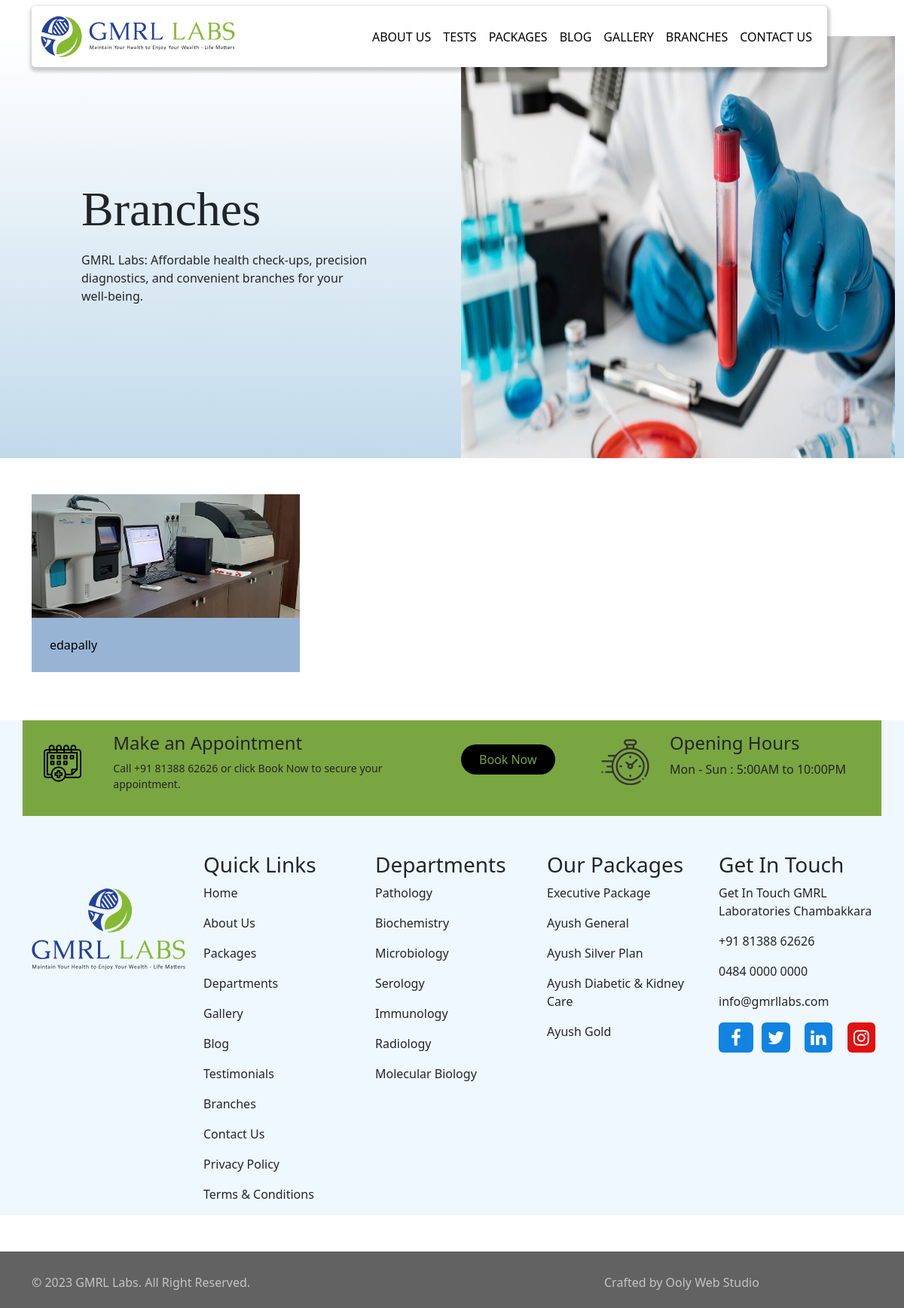
The app's page /branch with its own data.
### app/models.py (models this page shows)
class Branch(models.Model):
    image=models.ImageField(upload_to='img')
    description=models.CharField(max_length=255)

### app/views.py (the view)
# urls.py: path('branch',views.branch,name='branch'),
def branch(request):
    context={}
    o=Branch.objects.all()
    context['o']=o
    return render(request,'branch.html',context)

### app/templates/branch.html (shortened to what this page needs)
{% load static %}
<!DOCTYPE html>
<html lang="en">
<head>
    <link href="https://cdn.jsdelivr.net/npm/bootstrap@5.1.3/dist/css/bootstrap.min.css" rel="stylesheet">
    <link rel="stylesheet" href="https://cdnjs.cloudflare.com/ajax/libs/font-awesome/4.7.0/css/font-awesome.min.css">
    {% block css %}
    <link rel="stylesheet" href="{% static '/css/index.css' %}">
    {% endblock %}
</head>
<body>
    <div class="container bar">
      <nav class="navbar navbar-expand-lg mt-2 static-top header-fixed ">
        <div class="container">
          <a class="navbar-brand" href="{% url 'index' %}">
            <img src="{% static '/images/gmrl-logo.svg' %}" alt="..." height="55">
          </a>
            <div class="collapse navbar-collapse  hi" id="navbarSupportedContent">
              <ul class="navbar-nav ms-auto">
                <li class="nav-item">
                  <a class="nav-link  " aria-current="page" href="{% url 'about' %}">ABOUT US</a>
                </li>
                <li class="nav-item">
                  <a class="nav-link" href="{% url 'test' %}">TESTS</a>
                </li>
                <li class="nav-item">
                  <a class="nav-link" href="{% url 'packages' %}">PACKAGES</a>
                </li>
                <li class="nav-item">
                  <a class="nav-link" href="{% url 'blog' %}">BLOG</a>
                </li>
                <li class="nav-item">
                  <a class="nav-link" href="{% url 'gallery' %}">GALLERY</a>
                </li>
                <li class="nav-item">
                  <a class="nav-link" href="{% url 'branch' %}">BRANCHES</a>
                </li>
                <li class="nav-item">
                  <a class="nav-link" href="{% url 'contact' %}">CONTACT US</a>
                </li>
              </ul>
            </div>
        </div>
      </nav>
    </div>
  <div class="container-fluid mt-5 colo">
    <div class="row">
      <div class="col-lg col-md-12">
        <div class="row">
          <div class="col-lg mt-5">
            <div class="row">
              <div class="col-lg ms-5 me-5">
                <h1 class="about ms-5">Branches</h1>
                <p class="ms-5 me-5 mt-3">GMRL Labs: Affordable health check-ups, precision diagnostics,
                  and convenient branches for your well-being.</p>
              </div>
            </div>
          </div>
        </div>
      </div>
      <div class="col-lg col-md-12">
        <img src="{% static 'images/about banner.jpg' %}" alt="" class="pl">
      </div>
    </div>
  </div>
  <div class="container mt-5 mb-5">
      <div class="row ">
        {% for i in o %}
        <div class="col-lg-4">
          <div class="pack" >
             <div class="wrapper -2 ">
               <img src="{{i.image.url}}" class=" w-100 overla mx-0 " alt="..">
             </div>
             <p class="p-4 Ayush">{{i.description}}</p>
             </div>
        </div>
       {% endfor %}
      </div>
    </div>
    <footer>
      <div class="container  mt-5">
        <div class="row box p-3 mb-5">
          <div class="col-lg-1 col-md-1 col-2 pb-3">
            <img src="{% static 'images/icons8-appointments-50.png' %}" class="mt-3" alt="">
          </div>
          <div class="col-lg-5 col-md-5 col-6">
            <h4>Make an Appointment</h4>
            <p class="Call">Call +91 81388 62626 or click Book Now to secure your appointment.</p>
          </div>
          <div class="col-lg-2 col-md-2 col-4">
            <a href="{% url 'appointment' %}">
            <button class="Book pt-2 pb-2 pe-4 ps-4 mt-3">Book Now</button></a>
          </div>
          <div class="col-lg-1 col-md-1 col-2">
            <img src="{% static '/images/openinh-hours-logo.png' %}" class="mt-2" alt=""></div>
          <div class="col-lg col-md col">
            <h4>Opening Hours </h4>
            <p>Mon - Sun : 5:00AM to 10:00PM</p>
          </div>
        </div>
        <div class="row">
          <div class="col-lg col-md-4 col-sm-4 col-xs-12 mt-5">
            <img src="{% static 'images/gmrl-footer-logo.svg' %}" alt="" class="w-100">
          </div>
          <div class="d-none d-xl-block col-lg col-md ">
            <h3> Quick Links</h3>
            <p class="Home">Home</p>
            <p class="Home">About Us</p>
              <p class="Home">Packages</p>
              <p class="Home">Departments</p>
              <p class="Home">Gallery</p>
              <p class="Home">Blog</p>
              <p class="Home">Testimonials</p>
              <p class="Home">Branches</p>
              <p class="Home">Contact Us</p>
              <p class="Home">Privacy Policy</p>
              <p class="Home">Terms & Conditions</p>
          </div>
          <div class="col-lg d-none d-xl-block">
            <h3>Departments</h3>
            <p class="Home">Pathology</p>
            <p class="Home">Biochemistry</p>
            <p class="Home">Microbiology</p>
            <p class="Home">Serology</p>
            <p class="Home">Immunology</p>
            <p class="Home">Radiology</p>
            <p class="Home">Molecular Biology</p>
          </div>
          <div class="col-lg d-none d-sm-block col-md col-sm">
            <h3>Our Packages</h3>
            <p class="Home">Executive Package</p>
            <p class="Home">Ayush General</p>
            <p class="Home">Ayush Silver Plan</p>
            <p class="Home">Ayush Diabetic & Kidney Care</p>
            <p class="Home">Ayush Gold</p>
          </div>
          <div class="col-lg  col-md col-sm col-xs-12 Get">
            <h3 >Get In Touch</h3>
            <p class="Home ">Get In Touch
              GMRL Laboratories Chambakkara</p>
              <p class="Home ">+91 81388 62626</p>
              <p class="Home ">0484 0000 0000</p>
              <p class="Home">info@gmrllabs.com</p>
              <div class="row ">
                <div class="col-lg col-md col-sm col-2">
                  <i class="fa fa-facebook-f linkedin pt-2 pe-3 ps-3 pb-2" style="font-size:24px;color:white;background-color: rgb(17, 131, 224)" ></i>
                </div>
                <div class="col-lg col-md col-sm col-2">
                  <i class="fa fa-twitter linkedin p-2"></i>
                            </div>
                <div class="col-lg col-md col-sm col-2">
                  <i class="fa fa-linkedin linkedin p-2"></i>
                </div>
                <div class="col-lg col-md col-sm col-2" >
                  <i class="fa fa-instagram p-2 insta" ></i>
                </div>
              </div>
          </div>
        </div>
      </div>
    </footer>
    <div class="footer-bottam  p-3 mt-5">
      <div class="container">
       <div class="row">
        <div class="col-lg-4  copyright mt-3"><h6>© 2023 GMRL Labs. All Right Reserved.</h6></div>
        <div class="col-lg-4"></div>
        <div class="col-lg-4 copyright mt-3"><h6>Crafted by Ooly Web Studio</h6></div>
       </div>
      </div>
    </div>
</body></html>

### static/css/index.css (style rules this page uses)
body,html { max-width: 100%; overflow-x: hidden; }
.navbar { background-color: white; border-radius: 5px; box-shadow: 1px 3px 4px 3px rgba(0,0,0,.2); z-index:1; position: fixed; width: 88%; }
.nav-link { color: #000; font-weight: 550px; }
@media (max-width:1342px) and (min-width:1084px) { .pl { height: 70vh; } }
.pl { width: 100%; }
.Call { font-size: 14px; }
.pack { background-color:RGB(152, 180, 212); }
.wrapper { position: relative; width: 100%; background: radial-gradient(#4768ad 50%, #6262ee 100%); overflow: hidden; }
img { max-width: 100%; display: block; }
.wrapper img,.clo:hover { transform: scale(1.3); transition: 0.3s ease-out; }
.box { background-color: #7AA641; }
footer { background-color:aliceblue; }
.Book { border-radius:100px; color: #7AA641; background-color: #000; border: #000; }
.about { font-size: 64px; font-weight: 400; font-family:'Cinzel', serif; }
.colo { background-image: linear-gradient( white,rgb(193, 218, 235)); }
.Ayush { color: black; text-decoration: none; }
.Ayush { text-decoration: none; }
.linkedin { font-size:24px;color:white; background-color: rgb(17, 131, 224); border-radius: 6px; }
.insta { font-size:24px;color:white;background-color: rgb(224, 17, 17); border-radius: 6px; }
.footer-bottam { background-color: #626262; }
.copyright { color: rgb(196, 196, 196); }

### records on screen
Branch: image (picture), description "edapally"
